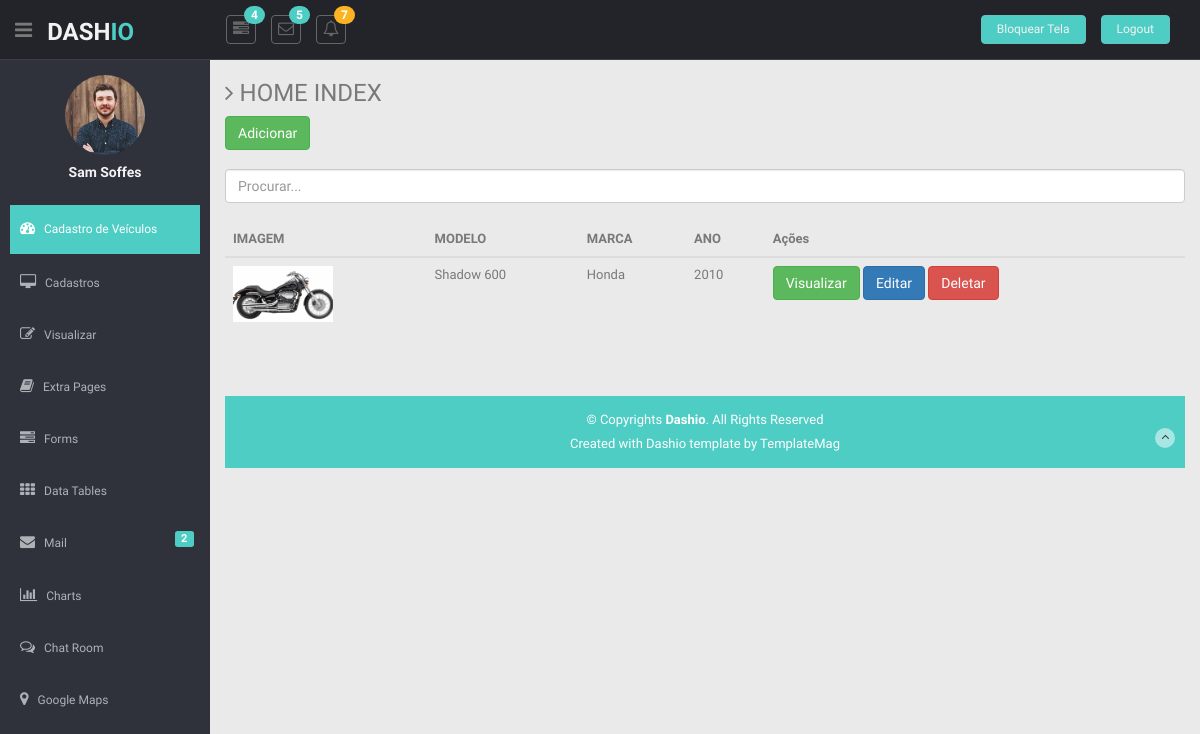
The app's page / (signed in) with its own data.
### app/models.py (models this page shows)
class Carros(models.Model):
    modelo          =   models.CharField(max_length=150)
    marca           =   models.CharField(max_length=100)
    ano             =   models.IntegerField()
    image           =   models.ImageField(upload_to='media/')
    class Meta:
        db_table = "app_carros"

### app/views.py (the view)
# urls.py: path('', home, name='home'),
@login_required
def home(request):
    data = {}
    search = request.GET.get('search')
    if search:
        data['db'] = Carros.objects.filter(modelo__icontains=search)
    else:
        data['db'] = Carros.objects.all()
    return render (request, 'index.html', data)

### app/templates/index.html (shortened to what this page needs)
{% extends 'base.html' %}
{% load static %}
{% block content %}
 <section id="main-content">
      <section class="wrapper">
        <h3><i class="fa fa-angle-right"></i> HOME INDEX </h3>
<left>
 <a href="/form " class="btn btn-success" > Adicionar  </a> </left> <br> <br>
<form method="get">
<input type="text" id="search" name="search" class="form-control" placeholder="Procurar..."
<br> <br>
 </center> </body>
<table class="table">
  <thead>
    <tr>
      <th scope="col">IMAGEM</th>
      <th scope="col">MODELO</th>
      <th scope="col">MARCA</th>
      <th scope="col">ANO</th>
      <th scope="col">Ações</th>
    </tr>
  </thead>
  <tbody>
  {% for dbs in db %}
    <tr>
    {% if dbs.image %}
      <td><img src="{{dbs.image.url}}" width="100"/> </td>
      {%endif%}
      <td>{{dbs.modelo}}</td>
      <td>{{dbs.marca}}</td>
      <td>{{dbs.ano}}</td>
      <td>
          <a href="/view/{{dbs.id}}/"  class="btn btn-success"> Visualizar </a>
          <a href="/edit/{{dbs.id}}/"   class="btn btn-primary"> Editar </a>
          <a href="/delete/{{dbs.id}}/" class="btn btn-danger btnDel"> Deletar </a>
      </td>
    </tr>
  {% endfor %}
  </tbody>
</table>
           {%endblock%}

### app/static/css/style.css (style rules this page uses)
body { color: #797979; background: #eaeaea; font-family: 'Ruda', sans-serif; padding: 0px !important; margin: 0px !important; font-size:13px; }
#main-content { margin-left: 210px; }
.wrapper { display: inline-block; margin-top: 60px; padding-left: 15px; padding-right: 15px; padding-bottom: 15px; padding-top: 0px; width: 100%; }

### records on screen
Carros: image (picture), modelo "Shadow 600", marca "Honda", ano "2010"
